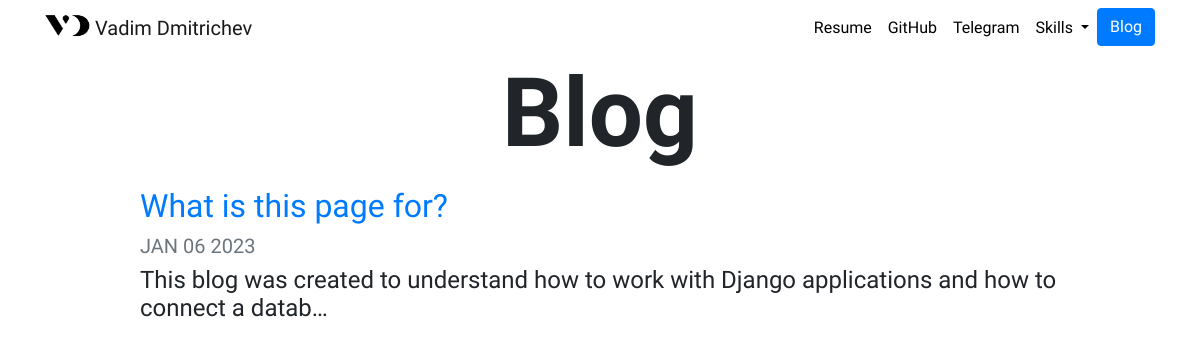
Screenshot of /blog/ with the database file from the repository.
### blog/models.py (models this page shows, shortened)
class Blog(models.Model):
	title = models.CharField(max_length=200)
	date = models.DateField()
	description = models.TextField()
	url = models.URLField(blank=True)

### blog/views.py (the view)
# urls.py: path('', views.all_blogs, name='all_blogs'),
def all_blogs(request):
	blogs = Blog.objects.order_by('-date')[:5]
	return render(request, 'blog/all_blogs.html', {'blogs': blogs})

### blog/templates/blog/all_blogs.html
{% extends "portfolio/base.html" %}
{% load static %}
{% block content %}
<h1 id="blogtitle" class="font-weight-bold text-center">Blog</h1>
{% for blog in blogs %}
<div class="row justify-content-center my-3">
  <div class="col-md-10">
    <a href="{% url 'blog:details' blog.id %}">
      <h2>{{ blog.title }}</h2>
    </a>
    <h5 class="text-muted">{{ blog.date|date:'M d Y'|upper }}</h5>
    <h4>{{ blog.description|striptags|truncatechars:100 }}</h4>
  </div>
</div>
{% endfor %}
{% endblock %}

### portfolio/static/portfolio/custom.css (style rules this page uses)
body { font-family: 'Comfortaa', cursive; }
#blogtitle { font-size: 6rem; }

### rows the page displays
Blog: title "What is this page for?", date "JAN 06 2023", description "This blog was created to understand how to work with Django applications and how to connect a datab…"
